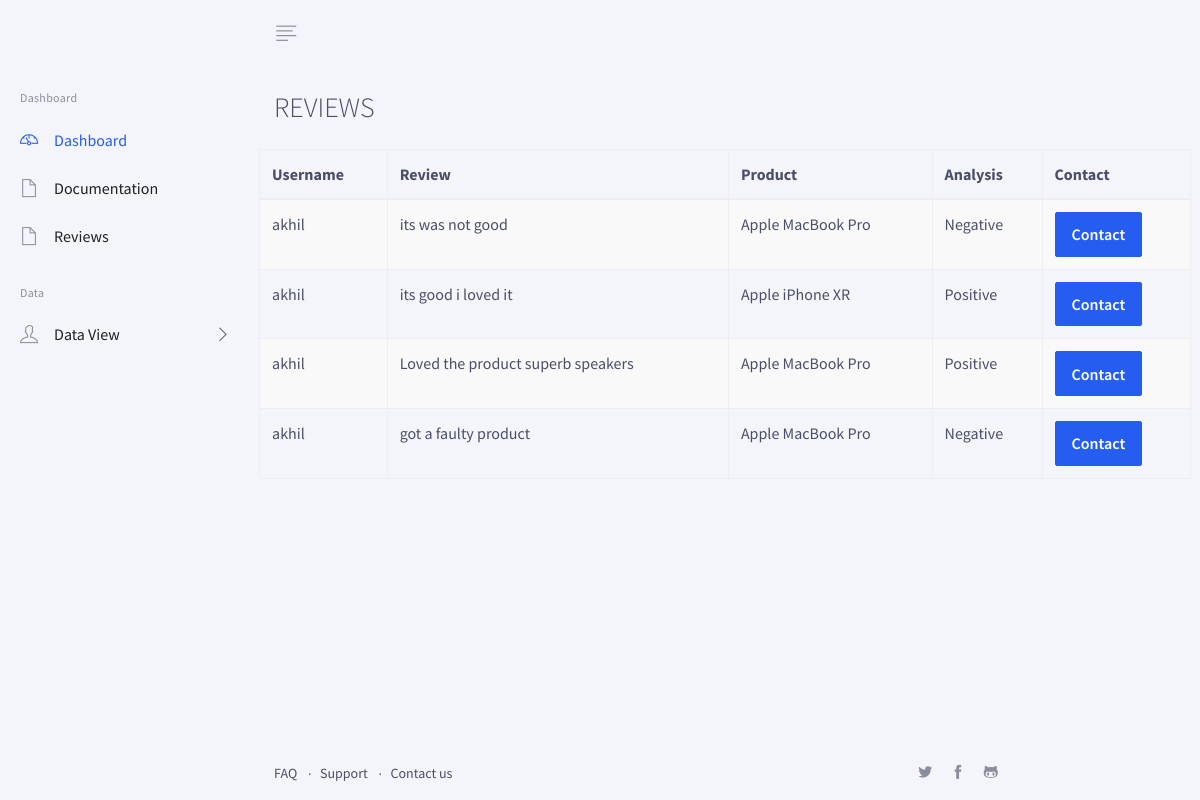
/adminpanel/review, run on the app's committed database.
### home/models.py (models this page shows)
class Review(models.Model):
    username =models.CharField(max_length=100)
    review=models.CharField(max_length=700)
    brand_pd=models.CharField(max_length=100)
    review_analysis=models.CharField(max_length=100)
    enquired =models.BooleanField(default=False)

### adminpanel/views.py (the view)
# urls.py: path('review', views.reviewpg),
def reviewpg(request):
        review = Review.objects.filter(enquired=False)
        return render(request,'reviewadmin.html',{'review':review})

### templates/reviewadmin.html (shortened to what this page needs)
{% load static %}
<!DOCTYPE html>
<html lang="en">
<head>
    <link rel="stylesheet" href="{% static 'css/graindashboard.css'%}">
</head>
<body class="has-sidebar has-fixed-sidebar-and-header">
<header class="header bg-body">
    <nav class="navbar flex-nowrap p-0">
        <div class="navbar-brand-wrapper d-flex align-items-center col-auto">
        </div>
        <div class="header-content col px-md-3">
            <div class="d-flex align-items-center">
                <a  class="js-side-nav header-invoker d-flex mr-md-2" href="#"
                    data-close-invoker="#sidebarClose"
                    data-target="#sidebar"
                    data-target-wrapper="body">
                    <i class="gd-align-left"></i>
                </a>
            </div>
        </div>
    </nav>
</header>
<main class="main">
    <aside id="sidebar" class="js-custom-scroll side-nav">
        <ul id="sideNav" class="side-nav-menu side-nav-menu-top-level mb-0">
            <li class="sidebar-heading h6">Dashboard</li>
            <li class="side-nav-menu-item active">
                <a class="side-nav-menu-link media align-items-center" href="/adminpanel">
              <span class="side-nav-menu-icon d-flex mr-3">
                <i class="gd-dashboard"></i>
              </span>
                    <span class="side-nav-fadeout-on-closed media-body">Dashboard</span>
                </a>
            </li>
            <li class="side-nav-menu-item">
                <a class="side-nav-menu-link media align-items-center" href="demographic" target="_blank">
              <span class="side-nav-menu-icon d-flex mr-3">
                <i class="gd-file"></i>
              </span>
                    <span class="side-nav-fadeout-on-closed media-body">Documentation</span>
                </a>
            </li>
            <li class="side-nav-menu-item">
                <a class="side-nav-menu-link media align-items-center" href="review" target="_blank">
              <span class="side-nav-menu-icon d-flex mr-3">
                <i class="gd-file"></i>
              </span>
                    <span class="side-nav-fadeout-on-closed media-body">Reviews</span>
                </a>
            </li>
            <li class="sidebar-heading h6">Data</li>
            <li class="side-nav-menu-item side-nav-has-menu">
                <a class="side-nav-menu-link media align-items-center" href="#"
                   data-target="#subUsers">
                  <span class="side-nav-menu-icon d-flex mr-3">
                    <i class="gd-user"></i>
                  </span>
                    <span class="side-nav-fadeout-on-closed media-body">Data View</span>
                    <span class="side-nav-control-icon d-flex">
                <i class="gd-angle-right side-nav-fadeout-on-closed"></i>
              </span>
                </a>
            </li>
        </ul>
    </aside>
    <div class="content">
        <div class="py-4 px-3 px-md-4">
            <div class="mb-3 mb-md-4 d-flex justify-content-between">
                <div class="h3 mb-0">REVIEWS</div>
            </div>
            <form method="POST" action="reviewmsg">
            <div class="row">
                <table id="dtBasicExample" class="table table-striped table-bordered" cellspacing="0" width="100%">
                    <thead>
                      <tr>
                        <th class="th-sm">Username
                        </th>
                        <th class="th-sm">Review
                        </th>
                        <th class="th-sm">Product
                        </th>
                        <th class="th-sm">Analysis
                        </th>
                        <th class="th-sm">Contact
                        </th>
                      </tr>
                    </thead>
                    <tbody>
                        {%for v in review %}
                        <tr>
                            <td>{{v.username}}</td>
                            <td>{{v.review}}</td>
                            <td>{{v.brand_pd}}</td>
                            <td>{{v.review_analysis}}</td>
                            <td><button type="submit" class="btn btn-primary" value="{{v.username}}" name="btn1">Contact</button></td>
                          </tr>
                          {%endfor%}
                    </tbody>
                  </table>
                </div>
            </form>
        </div>
        <footer class="small p-3 px-md-4 mt-auto">
            <div class="row justify-content-between">
                <div class="col-lg text-center text-lg-left mb-3 mb-lg-0">
                    <ul class="list-dot list-inline mb-0">
                        <li class="list-dot-item list-dot-item-not list-inline-item mr-lg-2"><a class="link-dark" href="#">FAQ</a></li>
                        <li class="list-dot-item list-inline-item mr-lg-2"><a class="link-dark" href="#">Support</a></li>
                        <li class="list-dot-item list-inline-item mr-lg-2"><a class="link-dark" href="#">Contact us</a></li>
                    </ul>
                </div>
                <div class="col-lg text-center mb-3 mb-lg-0">
                    <ul class="list-inline mb-0">
                        <li class="list-inline-item mx-2"><a class="link-muted" href="#"><i class="gd-twitter-alt"></i></a></li>
                        <li class="list-inline-item mx-2"><a class="link-muted" href="#"><i class="gd-facebook"></i></a></li>
                        <li class="list-inline-item mx-2"><a class="link-muted" href="#"><i class="gd-github"></i></a></li>
                    </ul>
                </div>
            </div>
        </footer>
    </div>
</main>
</body>
</html>

### data on the page
Review: username "akhil", review "its was not good", brand_pd "Apple MacBook Pro", review_analysis "Negative"
Review: username "akhil", review "its good i loved it", brand_pd "Apple iPhone XR", review_analysis "Positive"
Review: username "akhil", review "Loved the product superb speakers", brand_pd "Apple MacBook Pro", review_analysis "Positive"
Review: username "akhil", review "got a faulty product", brand_pd "Apple MacBook Pro", review_analysis "Negative"
